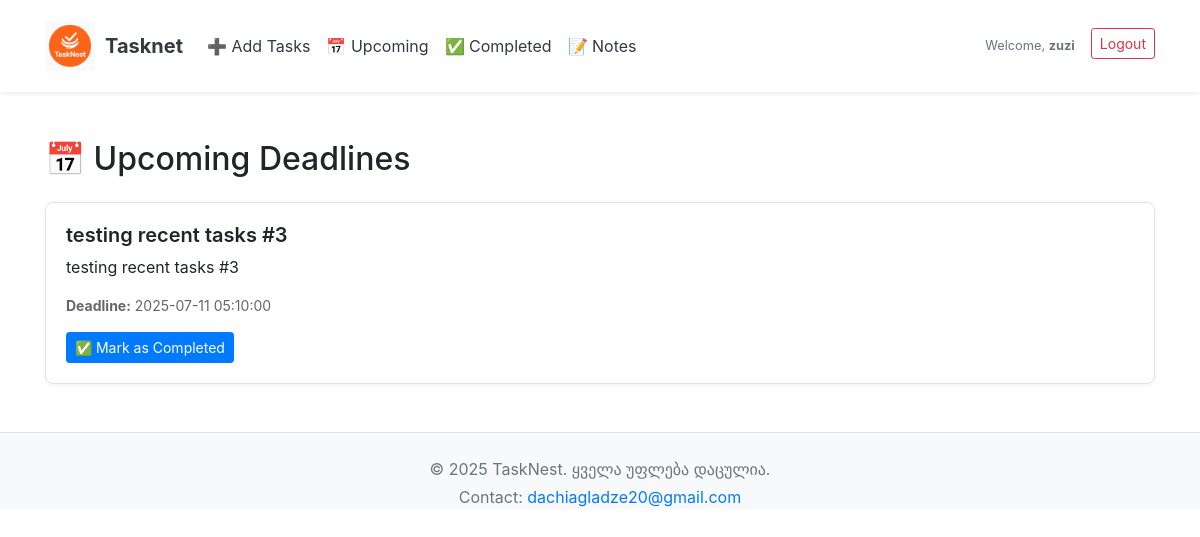
/tasks/upcomming (signed in), run on the app's committed database.
### tables this page shows
CREATE TABLE task (
	id INTEGER NOT NULL, 
	created_at DATETIME, 
	deadline DATETIME, 
	title VARCHAR(200) NOT NULL, 
	description TEXT, 
	image VARCHAR(300), 
	author VARCHAR(150) NOT NULL, is_completed BOOLEAN DEFAULT 0, notes TEXT, 
	PRIMARY KEY (id)
);

### main.py (the view)
@app.route('/tasks/upcomming')
def upccomming():
    username = session.get('username')
    if not username:
        return redirect(url_for('sign_in'))
    conn = sqlite3.connect('tasknest.db')
    cursor = conn.cursor()
    now = datetime.now().strftime('%Y-%m-%d %H:%M:%S')
    cursor.execute("""
        SELECT title, description, deadline, image, id
        FROM task
        WHERE author = ? AND deadline >= ? AND is_completed = 0
        ORDER BY deadline ASC
    """, (username, now))
    tasks = cursor.fetchall()
    conn.close()
    return render_template('upcomming_tasks.html', tasks=tasks)

### templates/upcomming_tasks.html (shortened to what this page needs)
<!DOCTYPE html>
<html lang="en">
<head>
    <link rel="stylesheet" href="https://cdn.jsdelivr.net/npm/bootstrap@4.4.1/dist/css/bootstrap.min.css">
</head>
<body>
{% include "header.html" %}
<div class="container mt-5">
    <h2 class="mb-4">📅 Upcoming Deadlines</h2>
    {% if tasks %}
        {% for task in tasks %}
            <div class="task-item border">
                <a class="task-link" href="{{ url_for('view_task', task_id=task[4]) }}">
                    <h5 class="task-title">{{ task[0] }}</h5>
                    <p>{{ task[1] }}</p>
                    <p class="task-deadline"><strong>Deadline:</strong> {{ task[2] }}</p>
                </a>
                <div class="action-buttons">
                    <form action="{{ url_for('complete_task', task_id=task[4]) }}" method="POST" onsubmit="return confirm('Are you sure you want to mark this task as completed?');">
                        <button type="submit" class="btn btn-primary btn-sm">✅ Mark as Completed</button>
                    </form>
                </div>
            </div>
        {% endfor %}
    {% else %}
        <p>No upcoming tasks found.</p>
    {% endif %}
</div>
{% include "footer.html" %}
</body>
</html>

### templates/header.html (shortened to what this page needs)
<nav class="navbar navbar-expand-lg navbar-light bg-white shadow-sm py-3">
  <div class="container">
    <a class="navbar-brand d-flex align-items-center" href="/">
      <img src="/static/logo.png" alt="Tasknet Logo" style="width: 50px; height: auto; margin-right: 10px;">
      <span class="font-weight-bold text-dark">Tasknet</span>
    </a>
    <div class="collapse navbar-collapse" id="navbarNavDropdown">
      <ul class="navbar-nav mr-auto">
        <li class="nav-item">
          <a class="nav-link text-dark font-weight-medium" href="/add/tasks">➕ Add Tasks</a>
        </li>
        <li class="nav-item">
          <a class="nav-link text-dark font-weight-medium" href="/tasks/upcomming">📅 Upcoming</a>
        </li>
        <li class="nav-item">
          <a class="nav-link text-dark font-weight-medium" href="/tasks/completed">✅ Completed</a>
        </li>
        <li class="nav-item">
          <a class="nav-link text-dark font-weight-medium" href="/task/notes">📝 Notes</a>
        </li>
      </ul>
      <ul class="navbar-nav ml-auto">
        {% if session.username %}
        <li class="nav-item d-flex align-items-center mr-2">
          <span class="nav-link text-muted small">Welcome, <strong>{{ session.username }}</strong></span>
        </li>
        <li class="nav-item">
          <a class="btn btn-outline-danger btn-sm" href="/logout">Logout</a>
        </li>
        {% endif %}
      </ul>
    </div>
  </div>
</nav>

### templates/upcomming_tasks.html (style rules this page uses)
a.task-link { text-decoration: none; color: inherit; }
.task-item { padding: 20px; border-radius: 8px; margin-bottom: 15px; box-shadow: 0 2px 6px rgba(0, 0, 0, 0.05); transition: box-shadow 0.2s; }
.task-title { font-weight: 600; }
.task-deadline { color: #666; font-size: 14px; }
.action-buttons { margin-top: 10px; }

### data on the page
task: username "zuzi", title "testing recent tasks #3", description "testing recent tasks #3", deadline "2025-07-11 05:10:00"
